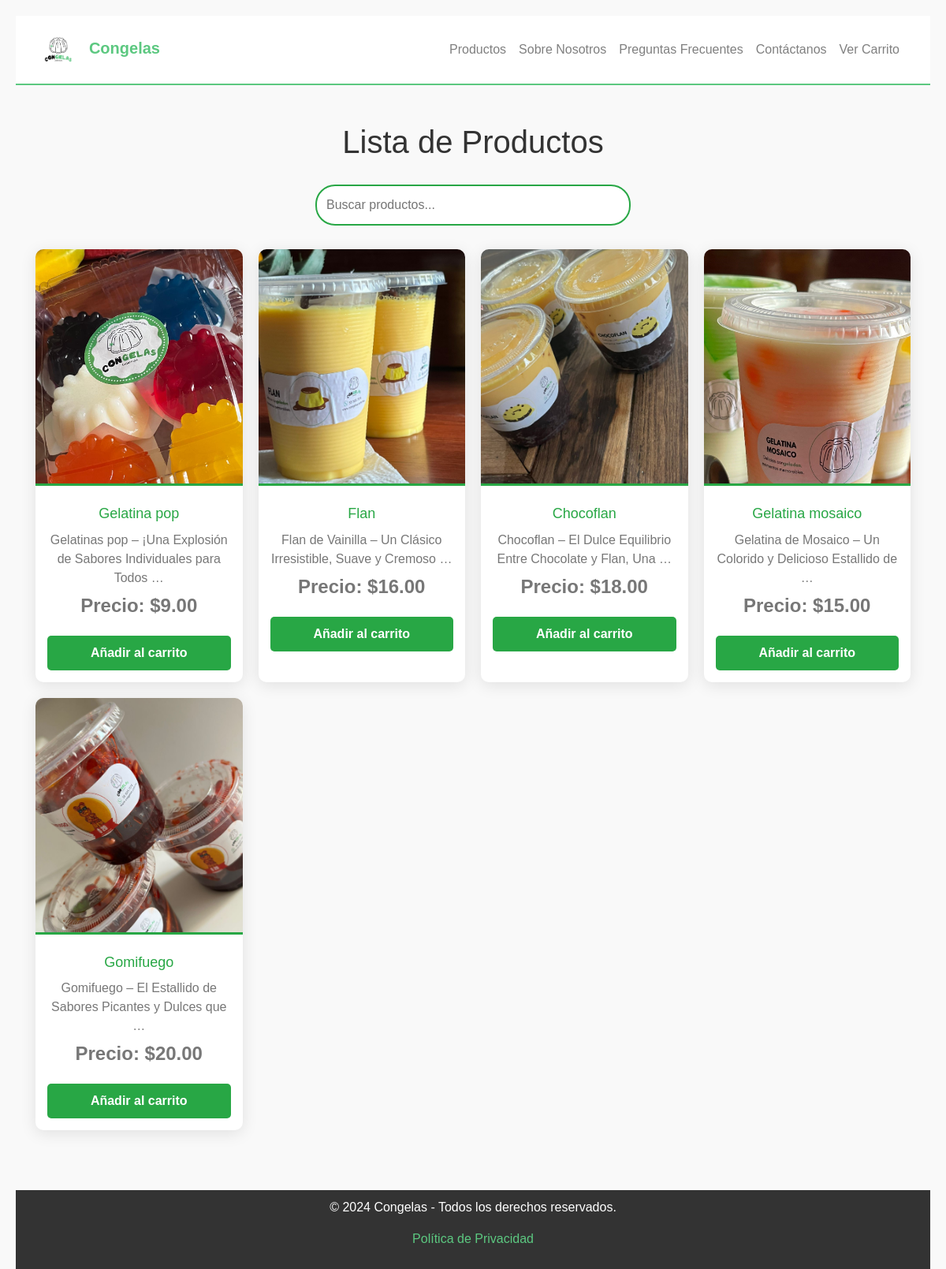
The app's page /productos/productos/ with its own data.
### products/models.py (models this page shows, shortened)
class Producto(models.Model):
    nombre = models.CharField(max_length=100)
    precio = models.DecimalField(max_digits=6, decimal_places=2)
    descripcion = models.TextField()

class ImagenProducto(models.Model):
    producto = models.ForeignKey(Producto, related_name='imagenes', on_delete=models.CASCADE)
    imagen = models.ImageField(upload_to='productos/')

### products/views.py (the view)
# urls.py: path('productos/', ProductoListView.as_view(), name='products_list'),
class ProductoListView(ListView):
    model = Producto
    template_name = 'products/products_list.html'  # Ruta al template
    context_object_name = 'productos'

### TEMPLATES/products/products_list.html (shortened to what this page needs)
{% extends 'base.html' %}
{% block content %}
<!DOCTYPE html>
<html lang="es">
<head>
    {% load static %}
    <link rel="stylesheet" href="https://cdnjs.cloudflare.com/ajax/libs/font-awesome/6.0.0-beta3/css/all.min.css">
</head>
<body>
    <h1>Lista de Productos</h1>
    <div class="barra-busqueda">
        <input type="text" placeholder="Buscar productos..." id="busqueda">
    </div>
    <ul class="productos-lista">
        {% for producto in productos %}
        <li class="producto-item">
            {% if producto.imagenes.first %}
            <img src="{{ producto.imagenes.first.imagen.url }}" alt="{{ producto.nombre }}">
            {% else %}
            <img src="{% static 'images/default-product.jpg' %}" alt="Imagen no disponible">
            {% endif %}
            <div class="producto-info">
                <h2><a href="{% url 'products_detail' producto.pk %}" style="text-decoration: none; color: #28a745;">{{ producto.nombre }}</a></h2>
                <p>{{ producto.descripcion|truncatewords:10 }}</p>
                <p class="producto-precio">Precio: ${{ producto.precio }}</p>
                <form action="{% url 'add_to_cart' producto.pk %}" method="post">
                    <button type="submit" class="boton-carrito">Añadir al carrito</button>
                </form>
            </div>
        </li>
        {% endfor %}
    </ul>
</body>
</html>
{% endblock content %}

### TEMPLATES/base.html (style rules this page uses)
html, body { height: 100%; margin: 0; display: flex; flex-direction: column; }
body { background-color: #ffffff; color: #333; font-family: 'Times New Roman', Times, serif; }

### TEMPLATES/products/products_list.html (style rules this page uses)
body { font-family: 'Arial', sans-serif; background-color: #f9f9f9; margin: 0; padding: 20px; }
h1 { text-align: center; margin-bottom: 30px; color: #333; }
.barra-busqueda { text-align: center; margin-bottom: 30px; }
.barra-busqueda input { width: 80%; max-width: 400px; padding: 12px; border: 2px solid #28a745; border-radius: 25px; font-size: 16px; outline: none; transition: border-color 0.3s; }
.productos-lista { display: grid; grid-template-columns: repeat(auto-fill, minmax(250px, 1fr)); gap: 20px; padding: 0; list-style: none; }
.producto-item { background-color: #fff; border-radius: 10px; overflow: hidden; box-shadow: 0 4px 20px rgba(0, 0, 0, 0.1); transition: transform 0.3s; }
.producto-item img { width: 100%; height: 300px; object-fit: cover; border-bottom: 3px solid #28a745; }
.producto-info { padding: 15px; text-align: center; }
.producto-info h2 { font-size: 18px; margin: 10px 0; color: #333; }
.producto-info p { margin: 5px 0; color: #777; }
.producto-precio { font-weight: bold; font-size: 1.5em; color: #28a745; }
.boton-carrito { display: inline-block; margin-top: 15px; padding: 10px 15px; background-color: #28a745; color: white; border: none; border-radius: 5px; text-align: center; font-weight: bold; cursor: pointer; width: 100%; transition: background-color 0.3s, transform 0.3s; }

### records on screen
Producto: imagenes.first.imagen (picture), nombre "Gelatina pop", descripcion "Gelatinas pop – ¡Una Explosión de Sabores Individuales para Todos …", precio "9.00"
Producto: imagenes.first.imagen (picture), nombre "Flan", descripcion "Flan de Vainilla – Un Clásico Irresistible, Suave y Cremoso …", precio "16.00"
Producto: imagenes.first.imagen (picture), nombre "Chocoflan", descripcion "Chocoflan – El Dulce Equilibrio Entre Chocolate y Flan, Una …", precio "18.00"
Producto: imagenes.first.imagen (picture), nombre "Gelatina mosaico", descripcion "Gelatina de Mosaico – Un Colorido y Delicioso Estallido de …", precio "15.00"
Producto: imagenes.first.imagen (picture), nombre "Gomifuego", descripcion "Gomifuego – El Estallido de Sabores Picantes y Dulces que …", precio "20.00"
